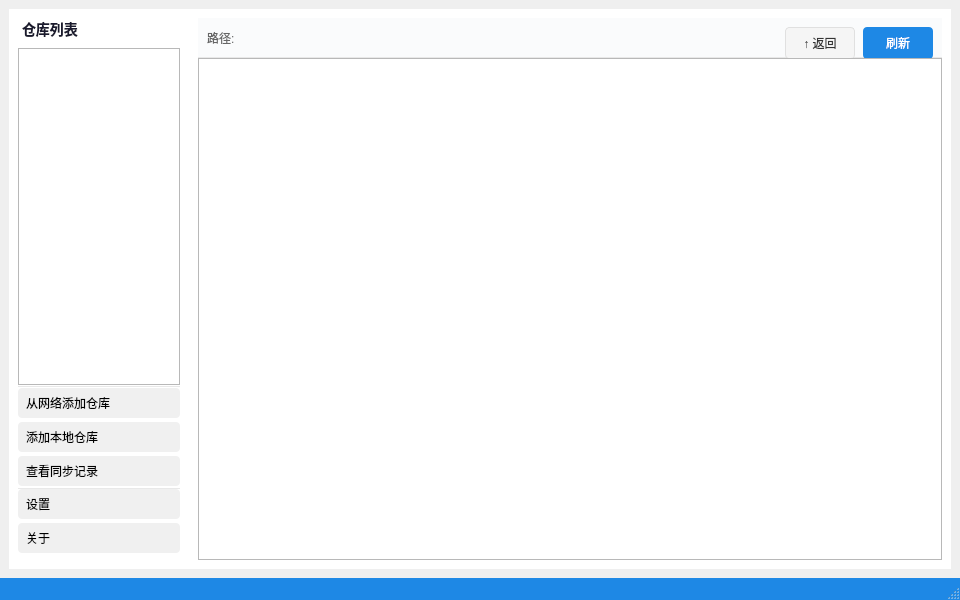
<?xml version="1.0" encoding="UTF-8"?>
<ui version="4.0">
 <class>MainWindow</class>
 <widget class="QMainWindow" name="MainWindow">
  <property name="windowTitle">
   <string>SVNFileBox</string>
  </property>
  <property name="geometry">
   <rect>
    <x>0</x>
    <y>0</y>
    <width>960</width>
    <height>600</height>
   </rect>
  </property>
  <widget class="QWidget" name="centralwidget">
   <layout class="QHBoxLayout" name="rootLayout">
    <property name="spacing">
     <number>0</number>
    </property>
    <!-- Left Sidebar (220px) -->
    <item>
     <widget class="QWidget" name="m_sidebar">
      <property name="minimumSize">
       <size>
        <width>180</width>
        <height>0</height>
       </size>
      </property>
      <property name="maximumSize">
       <size>
        <width>180</width>
        <height>16777215</height>
       </size>
      </property>
      <property name="styleSheet">
       <string notr="true">QWidget#m_sidebar { background: #FFFFFF; }</string>
      </property>
      <layout class="QVBoxLayout" name="sidebarLayout">
       <property name="spacing">
        <number>0</number>
       </property>
       <item>
        <widget class="QLabel" name="m_repoListLabel">
         <property name="text">
          <string>仓库列表</string>
         </property>
         <property name="styleSheet">
          <string notr="true">QLabel#m_repoListLabel { font-size: 14px; font-weight: bold; color: #1A1A2E; margin-bottom: 8px; }</string>
         </property>
        </widget>
       </item>
       <item>
        <widget class="QListView" name="m_repoListView">
         <property name="editTriggers">
          <enum>QAbstractItemView::NoEditTriggers</enum>
         </property>
         <property name="selectionMode">
          <enum>QAbstractItemView::SingleSelection</enum>
         </property>
        </widget>
       </item>
       <item>
        <widget class="QFrame" name="m_sep1">
         <property name="frameShape">
          <enum>QFrame::HLine</enum>
         </property>
         <property name="frameShadow">
          <enum>QFrame::Plain</enum>
         </property>
         <property name="styleSheet">
          <string notr="true">QFrame#m_sep1 { color: #E8E8E8; }</string>
         </property>
        </widget>
       </item>
       <item>
        <layout class="QVBoxLayout" name="sidebarBtnLayout1">
         <property name="spacing">
          <number>4</number>
         </property>
         <item>
          <widget class="QPushButton" name="m_btnCheckout">
           <property name="text">
           <string>从网络添加仓库</string>
           </property>
           <property name="minimumSize">
            <size>
             <width>0</width>
             <height>30</height>
            </size>
           </property>
           <property name="styleSheet">
            <string notr="true">QPushButton { text-align: left; padding-left: 8px; background: #F0F0F0; border: none; border-radius: 4px; } QPushButton:hover { background: #E0E0E0; }</string>
           </property>
          </widget>
         </item>
         <item>
          <widget class="QPushButton" name="m_btnAddLocal">
           <property name="text">
            <string>添加本地仓库</string>
           </property>
           <property name="minimumSize">
            <size>
             <width>0</width>
             <height>30</height>
            </size>
           </property>
           <property name="styleSheet">
            <string notr="true">QPushButton { text-align: left; padding-left: 8px; background: #F0F0F0; border: none; border-radius: 4px; } QPushButton:hover { background: #E0E0E0; }</string>
           </property>
          </widget>
         </item>
         <item>
          <widget class="QPushButton" name="m_btnSyncRecords">
           <property name="text">
            <string>查看同步记录</string>
           </property>
           <property name="minimumSize">
            <size>
             <width>0</width>
             <height>30</height>
            </size>
           </property>
           <property name="styleSheet">
            <string notr="true">QPushButton { text-align: left; padding-left: 8px; background: #F0F0F0; border: none; border-radius: 4px; } QPushButton:hover { background: #E0E0E0; }</string>
           </property>
          </widget>
         </item>
        </layout>
       </item>
       <item>
        <widget class="QFrame" name="m_sep2">
         <property name="frameShape">
          <enum>QFrame::HLine</enum>
         </property>
         <property name="frameShadow">
          <enum>QFrame::Plain</enum>
         </property>
         <property name="styleSheet">
          <string notr="true">QFrame#m_sep2 { color: #E8E8E8; margin-top: 4px; margin-bottom: 4px; }</string>
         </property>
        </widget>
       </item>
       <item>
        <layout class="QVBoxLayout" name="sidebarBtnLayout2">
         <property name="spacing">
          <number>4</number>
         </property>
         <item>
          <widget class="QPushButton" name="m_btnSettings">
           <property name="text">
            <string>设置</string>
           </property>
           <property name="minimumSize">
            <size>
             <width>0</width>
             <height>30</height>
            </size>
           </property>
           <property name="styleSheet">
            <string notr="true">QPushButton { text-align: left; padding-left: 8px; background: #F0F0F0; border: none; border-radius: 4px; } QPushButton:hover { background: #E0E0E0; }</string>
           </property>
          </widget>
         </item>
         <item>
          <widget class="QPushButton" name="m_btnAbout">
           <property name="text">
            <string>关于</string>
           </property>
           <property name="minimumSize">
            <size>
             <width>0</width>
             <height>30</height>
            </size>
           </property>
           <property name="styleSheet">
            <string notr="true">QPushButton { text-align: left; padding-left: 8px; background: #F0F0F0; border: none; border-radius: 4px; } QPushButton:hover { background: #E0E0E0; }</string>
           </property>
          </widget>
         </item>
        </layout>
       </item>
       <item>
        <spacer name="sidebarSpacer">
         <property name="orientation">
          <enum>Qt::Vertical</enum>
         </property>
        </spacer>
       </item>
      </layout>
     </widget>
    </item>
    <!-- Main Content Area -->
    <item>
     <widget class="QWidget" name="m_contentArea">
      <property name="styleSheet">
       <string notr="true">QWidget#m_contentArea { background: #FFFFFF; }</string>
      </property>
      <layout class="QVBoxLayout" name="contentLayout">
       <property name="spacing">
        <number>0</number>
       </property>
       <!-- Path Bar -->
       <item>
        <widget class="QWidget" name="m_pathBar">
         <property name="minimumSize">
          <size>
           <width>0</width>
           <height>40</height>
          </size>
         </property>
         <property name="maximumSize">
          <size>
           <width>16777215</width>
           <height>40</height>
          </size>
         </property>
         <property name="styleSheet">
          <string notr="true">QWidget#m_pathBar { background: #FAFBFC; border-bottom: 1px solid #E8E8E8; }</string>
         </property>
         <layout class="QHBoxLayout" name="pathLayout">
          <property name="spacing">
           <number>8</number>
          </property>
          <item>
           <widget class="QLabel" name="m_pathLabel">
            <property name="text">
             <string>路径:</string>
            </property>
            <property name="styleSheet">
             <string notr="true">QLabel#m_pathLabel { color: #666666; font-size: 12px; }</string>
            </property>
           </widget>
          </item>
          <item>
           <widget class="QLineEdit" name="m_pathEdit">
            <property name="readOnly">
             <bool>false</bool>
            </property>
            <property name="styleSheet">
             <string notr="true">QLineEdit#m_pathEdit { border: none; background: transparent; font-size: 13px; color: #333333; }</string>
            </property>
           </widget>
          </item>
          <item>
           <widget class="QPushButton" name="m_goUpBtn">
            <property name="text">
             <string>↑ 返回</string>
            </property>
            <property name="minimumSize">
             <size>
              <width>70</width>
              <height>32</height>
             </size>
            </property>
            <property name="maximumSize">
             <size>
              <width>70</width>
              <height>32</height>
             </size>
            </property>
            <property name="styleSheet">
             <string notr="true">QPushButton { background: #F5F5F5; color: #333333; border: 1px solid #E0E0E0; border-radius: 4px; } QPushButton:hover { background: #E0E0E0; }</string>
            </property>
           </widget>
          </item>
          <item>
           <widget class="QPushButton" name="m_refreshBtn">
            <property name="text">
             <string>刷新</string>
            </property>
            <property name="minimumSize">
             <size>
              <width>70</width>
              <height>32</height>
             </size>
            </property>
            <property name="maximumSize">
             <size>
              <width>70</width>
              <height>32</height>
             </size>
            </property>
            <property name="styleSheet">
             <string notr="true">QPushButton { background: #1E88E5; color: white; border: none; border-radius: 4px; } QPushButton:hover { background: #1565C0; }</string>
            </property>
           </widget>
          </item>
         </layout>
        </widget>
       </item>
       <!-- File Table -->
       <item>
        <widget class="QTableView" name="m_fileTableView">
         <property name="alternatingRowColors">
          <bool>true</bool>
         </property>
         <property name="selectionMode">
          <enum>QAbstractItemView::SingleSelection</enum>
         </property>
         <property name="selectionBehavior">
          <enum>QAbstractItemView::SelectRows</enum>
         </property>
         <property name="editTriggers">
          <enum>QAbstractItemView::NoEditTriggers</enum>
         </property>
        </widget>
       </item>
      </layout>
     </widget>
    </item>
   </layout>
  </widget>
  <widget class="QStatusBar" name="statusbar">
   <property name="fixedHeight">
    <number>28</number>
   </property>
   <property name="styleSheet">
    <string notr="true">QStatusBar { background: #1E88E5; color: white; }</string>
   </property>
  </widget>
 </widget>
 <resources/>
 <connections/>
</ui>
